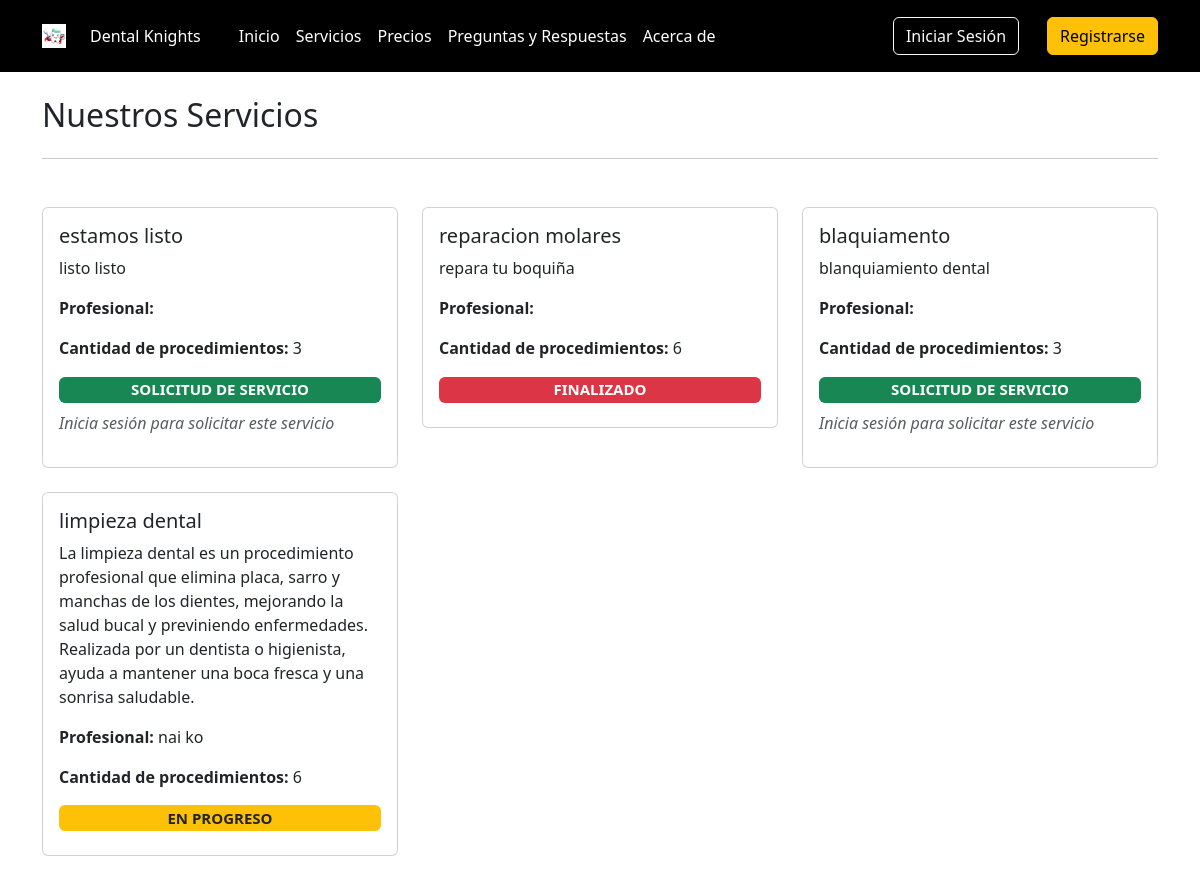
The app's page /servicios/, older data.
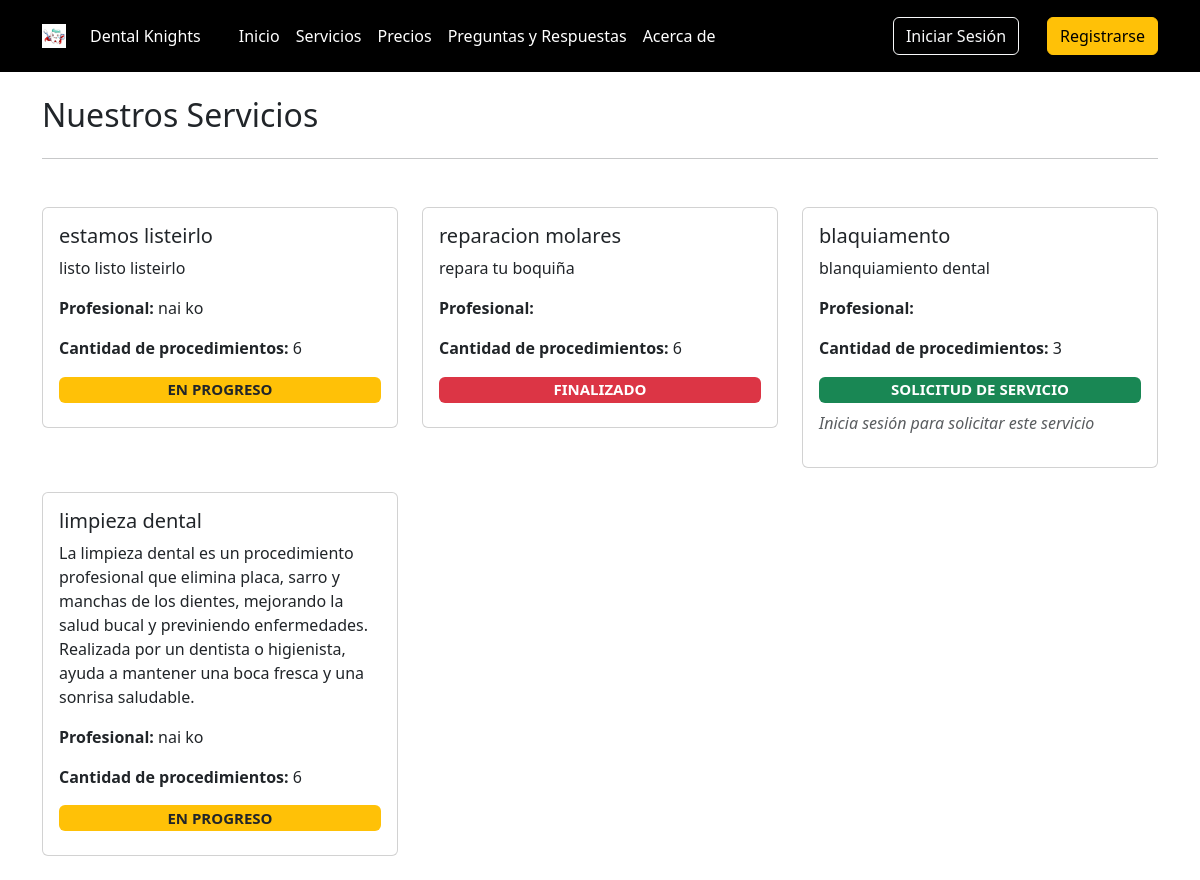
The same page, newer data.
### core/models.py (models this page shows, shortened)
class Servicios(models.Model):
    STATUS_CHOICES = (
        ('S', 'Solicitud de Servicio'), # Servicio solicitado por el cliente
        ('P', 'En progreso'),           # Servicio en proceso de realización
        ('F', 'Finalizado'),            # Servicio completado
    )
    name = models.CharField(max_length=100, verbose_name='Nombre del Servicio') # Nombre del servicio
    description = models.TextField(blank=True, null=True, verbose_name='Descripción') # Descripción opcional del servicio
    profesional = models.ForeignKey(User, on_delete=models.CASCADE, limit_choices_to={'groups__name': 'profesionales'}, verbose_name='Profesional') # Profesional asignado, relacionado con un usuario del grupo "profesionales"
    n_procedimientos = models.PositiveIntegerField(default=0, verbose_name='Número de sesiones')
    status = models.CharField(max_length=1, choices=STATUS_CHOICES, default='S', verbose_name='Estado')
    class Meta:
        verbose_name = 'servicio'
        verbose_name_plural = 'servicios'

### core/views.py (the view)
# urls.py: path('servicios/', ServiciosView.as_view(), name='servicios'),
@add_group_name_to_context
class ServiciosView(TemplateView):
    template_name = 'servicios.html'
    def get_context_data(self, **kwargs):
        context = super().get_context_data(**kwargs)
        servicios = Servicios.objects.all().order_by('-id') # Obtiene todos los servicios
        cliente = self.request.user if self.request.user.is_authenticated else None
        for item in servicios:
            if cliente:
                registration = RegistroServicio.objects.filter(servicio=item, cliente=cliente).first()
                item.is_enrolled = registration is not None
            else:
                item.is_enrolled = False
            enrollment_count = RegistroServicio.objects.filter(servicio=item).count()
            item.enrollment_count = enrollment_count
        context['servicios'] = servicios
        return context

### core/views.py (called while the page is built, shortened)
def get_group_and_color(user):
    group = user.groups.first()
    group_id = None
    group_name = None
    group_name_singular = None
    color = None
    return group_id, group_name, group_name_singular, color

def add_group_name_to_context(view_class):
    original_dispatch = view_class.dispatch
    def dispatch(self, request, *args, **kwargs):
        user = self.request.user
        group_id, group_name, group_name_singular, color = get_group_and_color(user)
        context = {
            'group_name': group_name,
            'group_name_singular': group_name_singular,
            'color': color
        }
        self.extra_context = context
        return original_dispatch(self, request, *args, **kwargs)
    view_class.dispatch = dispatch
    return view_class

### templates/servicios.html (shortened to what this page needs)
{% extends 'base.html' %}
{% block content %}
    <div class="container my-4">
        <div class="row">
            <div class="col">
                <h2>Nuestros Servicios</h2>
            </div>
            <div class="col">
            </div>
        </div>
        <hr>
        <div class="row row-cols-1 row-cols-md-2 row-cols-lg-3 g-4 my-4">
            {% for servicio in servicios %}
                <div class="col">
                    <div class="card">
                        <div class="card-body">
                            <h5 class="card-title">{{ servicio.name }}</h5>
                            <p class="card-text">{{ servicio.description }}</p>
                            <p class="card-text">
                                <strong>Profesional: </strong>{{ servicio.profesional.first_name }} {{ servicio.profesional.last_name }}
                            </p>
                            <p class="card-text"><strong>Cantidad de procedimientos: </strong>{{ servicio.n_procedimientos }}</p>
                            {% if servicio.status == 'F' %}
                                <h5><span class="badge bg-danger w-100">{{ servicio.get_status_display|upper }}</span></h5>
                            {% elif servicio.status == 'P' %}
                                <h5><span class="badge bg-warning text-dark w-100">{{ servicio.get_status_display|upper }}</span></h5>
                            {% elif servicio.status == 'S' %}
                                <h5><span class="badge bg-success w-100">{{ servicio.get_status_display|upper }}</span></h5>
                                {% if user.is_authenticated %}
                                    {% if group_name == 'clientes' %}
                                        {% if not servicio.is_enrolled %}
                                            <a class="btn btn-sm btn-success" href="#">Solicitar Servicio</a>
                                        {% else %}
                                            <p class="text-success"><strong>Solicitud en curso o servicio ya inscrito</strong></p>
                                        {% endif %}
                                    {% endif %}
                                {% else %}
                                    <p class="text-muted"><em>Inicia sesión para solicitar este servicio</em></p>
                                {% endif %}
                            {% endif %}
                        </div>
                    </div>
                </div>
            {% endfor %}
        </div>
    </div>
{% endblock %}

Row changes from the older to the newer data that the page shows:
changed Servicios: name "estamos listo" → "estamos listeirlo"; description "listo listo" → "listo listo listeirlo"; profesional.first_name (not shown) → "nai"; profesional.last_name (not shown) → "ko"; n_procedimientos "3" → "6"; status "SOLICITUD DE SERVICIO" → "EN PROGRESO"
